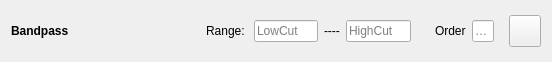
<?xml version="1.0" encoding="UTF-8"?>
<ui version="4.0">
 <class>topLevelForm</class>
 <widget class="QWidget" name="topLevelForm">
  <property name="geometry">
   <rect>
    <x>0</x>
    <y>0</y>
    <width>552</width>
    <height>56</height>
   </rect>
  </property>
  <property name="sizePolicy">
   <sizepolicy hsizetype="Preferred" vsizetype="Fixed">
    <horstretch>0</horstretch>
    <verstretch>0</verstretch>
   </sizepolicy>
  </property>
  <property name="maximumSize">
   <size>
    <width>16777215</width>
    <height>82</height>
   </size>
  </property>
  <property name="windowTitle">
   <string>Form</string>
  </property>
  <layout class="QHBoxLayout" name="horizontalLayout_2">
   <item>
    <widget class="QWidget" name="widget" native="true">
     <property name="minimumSize">
      <size>
       <width>180</width>
       <height>32</height>
      </size>
     </property>
     <property name="maximumSize">
      <size>
       <width>360</width>
       <height>32</height>
      </size>
     </property>
     <layout class="QHBoxLayout" name="horizontalLayout">
      <property name="leftMargin">
       <number>0</number>
      </property>
      <property name="topMargin">
       <number>0</number>
      </property>
      <property name="rightMargin">
       <number>0</number>
      </property>
      <property name="bottomMargin">
       <number>0</number>
      </property>
      <item>
       <widget class="QLabel" name="filter_name">
        <property name="enabled">
         <bool>true</bool>
        </property>
        <property name="sizePolicy">
         <sizepolicy hsizetype="Expanding" vsizetype="Fixed">
          <horstretch>0</horstretch>
          <verstretch>0</verstretch>
         </sizepolicy>
        </property>
        <property name="minimumSize">
         <size>
          <width>0</width>
          <height>32</height>
         </size>
        </property>
        <property name="maximumSize">
         <size>
          <width>16777215</width>
          <height>32</height>
         </size>
        </property>
        <property name="font">
         <font>
          <weight>75</weight>
          <bold>true</bold>
         </font>
        </property>
        <property name="text">
         <string>Bandpass</string>
        </property>
       </widget>
      </item>
     </layout>
    </widget>
   </item>
   <item>
    <widget class="QWidget" name="filterRangeWidget" native="true">
     <layout class="QHBoxLayout" name="horizontalLayout_3">
      <item>
       <widget class="QLabel" name="rangeLable">
        <property name="text">
         <string>Range: </string>
        </property>
       </widget>
      </item>
      <item>
       <widget class="QLineEdit" name="lowCutLineEdit">
        <property name="inputMask">
         <string/>
        </property>
        <property name="text">
         <string/>
        </property>
        <property name="placeholderText">
         <string>LowCut</string>
        </property>
       </widget>
      </item>
      <item>
       <widget class="QLabel" name="dash">
        <property name="text">
         <string>----</string>
        </property>
       </widget>
      </item>
      <item>
       <widget class="QLineEdit" name="highCutLineEdit">
        <property name="inputMask">
         <string/>
        </property>
        <property name="text">
         <string/>
        </property>
        <property name="placeholderText">
         <string>HighCut</string>
        </property>
       </widget>
      </item>
     </layout>
    </widget>
   </item>
   <item>
    <widget class="QWidget" name="filterOrderWidget" native="true">
     <layout class="QHBoxLayout" name="horizontalLayout_4">
      <item>
       <widget class="QLabel" name="label">
        <property name="text">
         <string>Order</string>
        </property>
       </widget>
      </item>
      <item>
       <widget class="QLineEdit" name="lineEdit">
        <property name="placeholderText">
         <string>order</string>
        </property>
       </widget>
      </item>
     </layout>
    </widget>
   </item>
   <item>
    <widget class="QPushButton" name="remove_btn">
     <property name="sizePolicy">
      <sizepolicy hsizetype="Fixed" vsizetype="Fixed">
       <horstretch>0</horstretch>
       <verstretch>0</verstretch>
      </sizepolicy>
     </property>
     <property name="minimumSize">
      <size>
       <width>32</width>
       <height>32</height>
      </size>
     </property>
     <property name="maximumSize">
      <size>
       <width>32</width>
       <height>32</height>
      </size>
     </property>
     <property name="text">
      <string/>
     </property>
    </widget>
   </item>
  </layout>
 </widget>
 <resources/>
 <connections/>
</ui>
